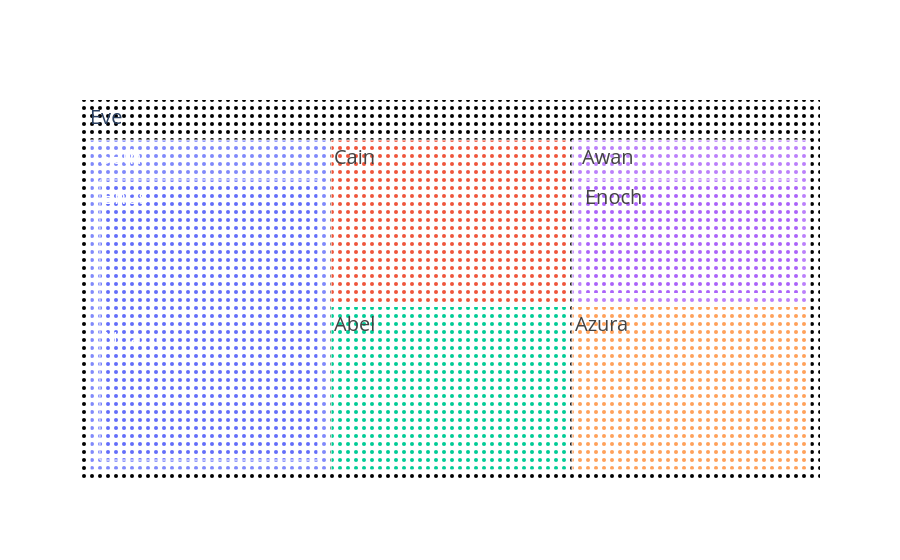

Notebook code for this chart:
### Code cell
import plotly.graph_objects as go

fig = go.Figure(
    go.Treemap(
        labels = ["Eve","Cain", "Seth", "Enos", "Noam", "Abel", "Awan", "Enoch", "Azura"],
        parents=["", "Eve", "Eve", "Seth", "Seth", "Eve", "Eve", "Awan", "Eve"],
        root_color="black",
        textfont_size=20,
        marker=dict(
            pattern=dict(shape=".", solidity=0.20),

        ),
    )
)

fig.show()

### Figure 1 — Plotly figure (JSON) as saved in the notebook; plotly's stock layout.template omitted (floating-point values rounded to 4 significant figures)
{"data": [{"labels": ["Eve", "Cain", "Seth", "Enos", "Noam", "Abel", "Awan", "Enoch", "Azura"], "marker": {"pattern": {"shape": ".", "solidity": 0.2}}, "parents": ["", "Eve", "Eve", "Seth", "Seth", "Eve", "Eve", "Awan", "Eve"], "root": {"color": "black"}, "textfont": {"size": 20}, "type": "treemap"}], "layout": {}}
